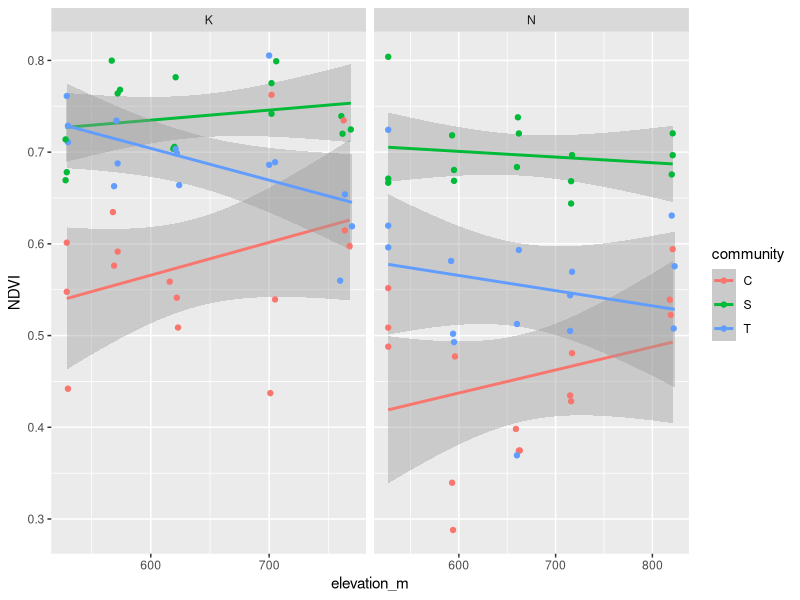
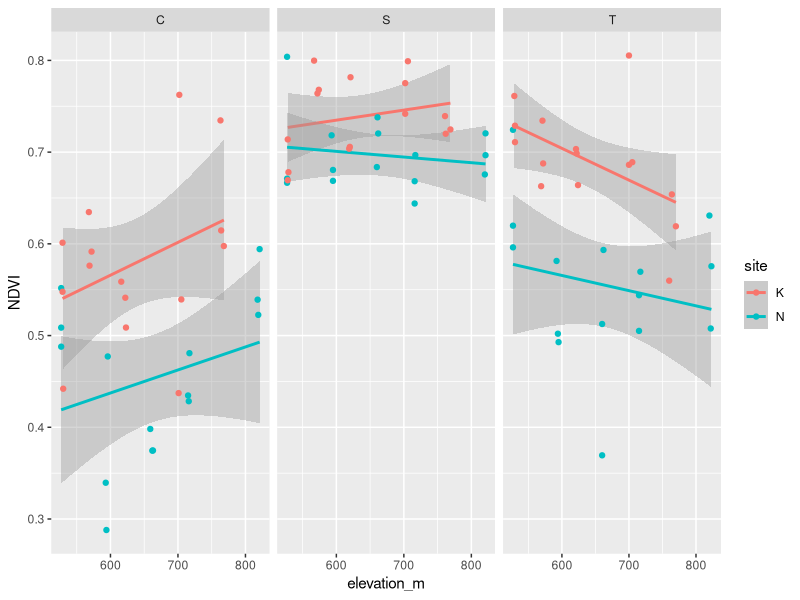
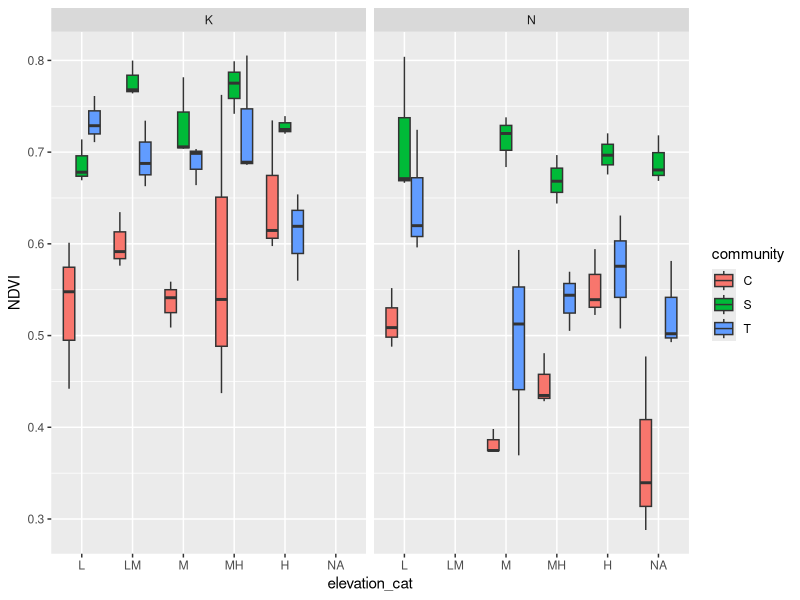
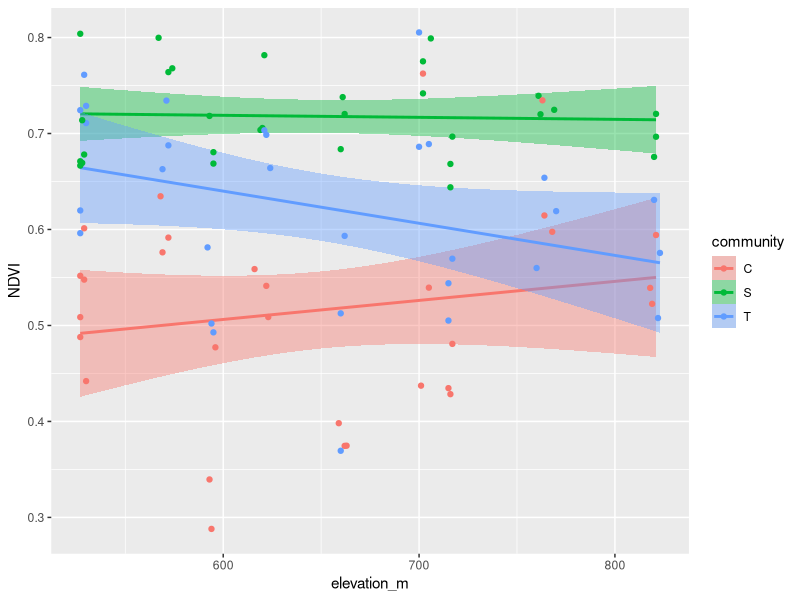
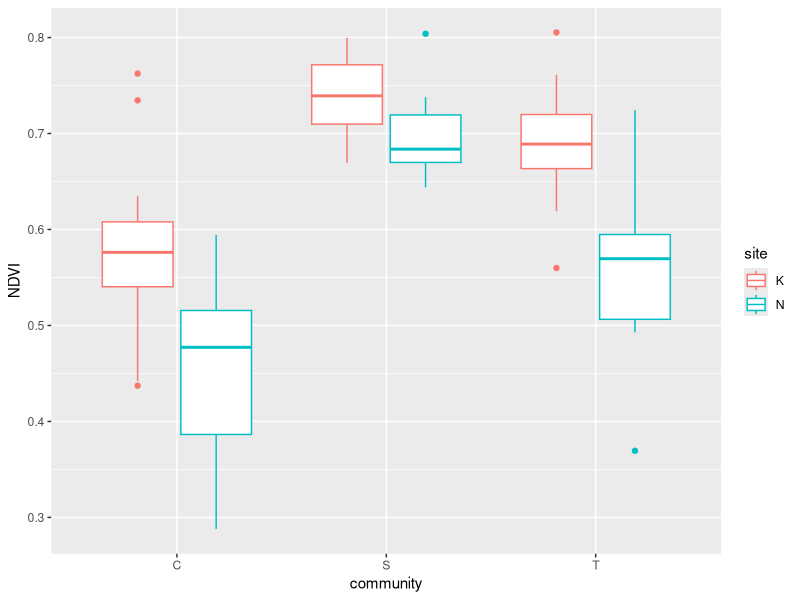
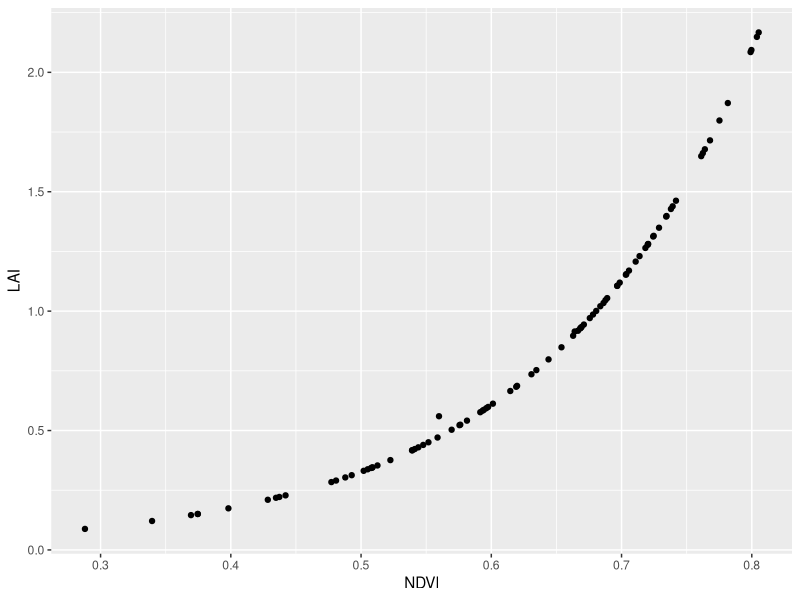
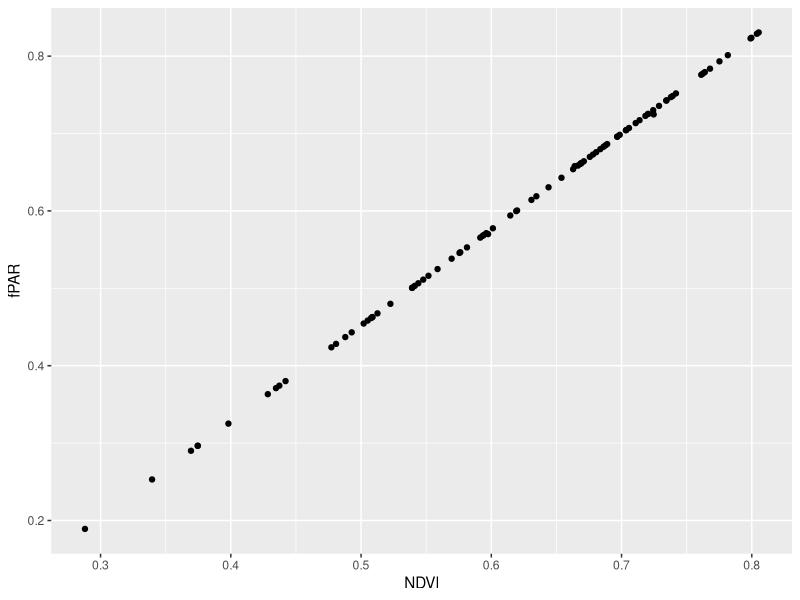
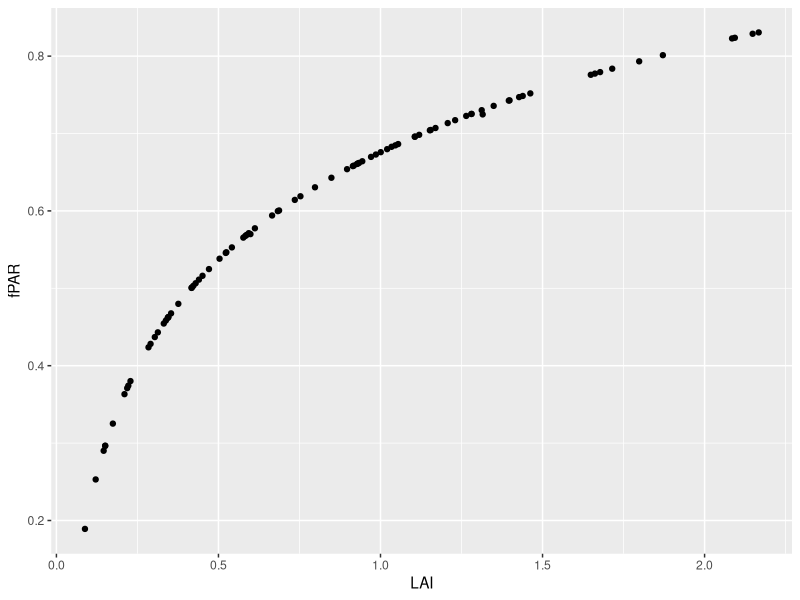

Write the R code that produced these figures, in order.
## Figures of the results for Group 6 Arctic Ecosystems Project
## Emma Gemal

### Library ----
library(tidyverse)
# library(DescTools)  # only needed for ColToGrey function


### Data ----
sp.full <- read.csv("Data/sp_data.csv", header = T, strip.white = T)
plot.full <- read.csv("Data/plot_data.csv", header = T)

### Species Richness Calculation ----
sp.full <- sp.full %>% 
              group_by(site, elevation_cat, community, plot_nr) %>% 
              mutate(sp_richness = length(unique(species_id))) %>% 
              ungroup()

str(sp.full)

rich <- sp.full %>% 
          dplyr::select(site, elevation_cat, community, plot_nr, sp_richness) %>% 
          distinct()

rich

rich %>% 
  group_by(elevation_cat, site, community) %>%
  summarise(no_rows = length(elevation_cat))   # checking we have all the plots 


### Moss:Lichen Ratio Calculation ----
## Looking at ratio of moss to lichen in cryptogram plots 
crypto <- sp.full %>% 
  filter(sp_group == "lichen" | sp_group == "moss and liverwort") %>% 
  filter(coverage > 0)

crypto <- crypto %>% 
  dplyr::select(site, elevation_cat, community, plot_nr, sp_group, coverage) %>% 
  pivot_wider(names_from = sp_group, values_from = coverage) 

crypto <- crypto %>%  
  mutate(lichen = replace_na(lichen, 0)) %>% 
  mutate(`moss and liverwort` = replace_na(`moss and liverwort`, 0)) %>% 
  mutate(moss_liverwort = `moss and liverwort`) %>% 
  dplyr::select(!`moss and liverwort`)

# calculating the ratio (normalized)
crypto <- crypto %>%  
  mutate(ratio = (moss_liverwort-lichen)/(moss_liverwort+lichen))  
# -1 = more lichen, +1 = more moss 

# adding back NDVI
crypto <- left_join(crypto, plot.full, by = c("site", "elevation_cat", "community", "plot_nr")) 
crypto <- crypto %>% 
            dplyr::select(site, elevation_cat, elevation_m, community, plot_nr, ratio, NDVI) %>% 
            filter(community == "C") %>%   # only interested in this community 
            mutate(precip = case_when(site == "K" ~ "wet",
                                      site == "N" ~ "dry")) %>% 
            mutate(precip = as.factor(precip)) %>% 
            mutate(precip = factor(precip, levels = c("wet", "dry")))

# coverage of moss and lichen for plotting 
Ccover <- sp.full %>% 
              filter(community == "C",
                     sp_group == "moss and liverwort" | sp_group == "lichen") %>% 
              na.omit() %>% 
              mutate(precip = case_when(site == "K" ~ "wet",
                                        site == "N" ~ "dry")) %>% 
              mutate(precip = as.factor(precip)) %>% 
              mutate(precip = factor(precip, levels = c("wet", "dry")))

### Plot Data ----
# combining with plot data
ndvi.rich <-full_join(plot.full, rich)
head(ndvi.rich)

# fixing the order of elevations to be accurate to the height (= for plotting)
ndvi.rich <- ndvi.rich %>% 
                mutate(elevation_cat = as.factor(elevation_cat)) %>% 
                mutate(elevation_cat = factor(elevation_cat, 
                                              levels = c("L", "LM", "M", "MH", "H"))) %>% 
                mutate(precip = case_when(site == "K" ~ "wet",
                                          site == "N" ~ "dry")) %>% 
                mutate(precip = as.factor(precip)) %>% 
                mutate(precip = factor(precip, levels = c("wet", "dry")))


### Initial Plots ----
# NDVI ~ elevation + community + precipitation   <-- will probably use this for the results
ggplot(ndvi.rich, aes(x = elevation_m, y = NDVI)) +
  stat_smooth(method = "lm", aes(color = community)) +
  geom_point(aes(color = community)) +
  facet_wrap(~site, scales = "free_x")

# NDVI ~ elevation + community + precipitation   
ggplot(ndvi.rich, aes(x = elevation_m, y = NDVI)) +
  stat_smooth(method = "lm", aes(color = site)) +
  geom_point(aes(color = site)) +
  facet_wrap(~community, scales = "free_x")

# NDVI ~ community + elevation (cat) + site
ggplot(ndvi.rich, aes(x = elevation_cat, y = NDVI)) +
  geom_boxplot(aes(fill = community)) +
  facet_wrap(~site)

# NDVI ~ elevation + community (cont)
ggplot(ndvi.rich, aes(x = elevation_m, y = NDVI)) +
  stat_smooth(method = "lm", aes(color = community, fill = community)) +
  geom_point(aes(color = community))

# NDVI ~ precipitation + community  
ggplot(ndvi.rich, aes(x = community, y = NDVI)) +
  geom_boxplot(aes(color = site ))

## To see if they correlate well 
# NDVI ~ LAI
ggplot(ndvi.rich, aes(x = NDVI, y = LAI)) +   # they do, sexy 
  geom_point()
# NDVI ~ fPAR
ggplot(ndvi.rich, aes(x = NDVI, y = fPAR)) +
  geom_point()
# LAI ~ fPAR
ggplot(ndvi.rich, aes(x = LAI, y = fPAR)) +
  geom_point()

# NDVI ~ richness + site 
ggplot(ndvi.rich, aes(x = sp_richness, y = NDVI)) +
  stat_smooth(method = "lm") + 
  geom_point(aes(color = community)) + 
  facet_wrap(~site, scales = "free_x")

# NDVI ~ richness + site + community   <-- useful for results
ggplot(ndvi.rich, aes(x = sp_richness, y = NDVI)) +
  stat_smooth(method = "lm", aes(color = community)) + 
  geom_point(aes(color = community)) + 
  facet_wrap(~site, scales = "free")

# NDVI ~ richness + site + community  
ggplot(ndvi.rich, aes(x = sp_richness, y = NDVI)) +
  geom_boxplot(aes(color = community, fill = community), alpha = 0.5) +
  facet_wrap(~site, scales = "free_x")

# richness ~ site + community
ggplot(ndvi.rich, aes(x = site, y = sp_richness)) +
  geom_boxplot(aes(color = community, fill = community), alpha = 0.5)

# NDVI ~ height + community + site  <-- better representation, shows effect of height on NDVI
ggplot(ndvi.rich, aes(x = avg_height, y = NDVI)) +
  stat_smooth(method = "lm", aes(color = site)) + 
  geom_point(aes(color = site)) +
  facet_wrap(~community, scales = "free_x")

# NDVI ~ height + community + site 
ggplot(ndvi.rich, aes(x = avg_height, y = NDVI)) +
  stat_smooth(method = "lm", aes(color = community)) + 
  geom_point(aes(color = community)) + 
  facet_wrap(~site, scales = "free_x")

# NDVI ~ height
ggplot(ndvi.rich, aes(x = avg_height, y = NDVI)) +
  stat_smooth(method = "lm", aes(color = community)) +
  geom_point(aes(color = community))

# height ~ elevation + site + community (cat)
ggplot(ndvi.rich, aes(x = elevation_cat, y = avg_height)) +
  geom_boxplot(aes(color = community, fill = community), alpha = 0.5) +
  facet_wrap(~site)

# height ~ elevation + site + community (cont)
ggplot(ndvi.rich, aes(x = elevation_m, y = avg_height)) +
  stat_smooth(method = "lm", aes(color = community, fill = community)) +
  geom_point(aes(color = community)) +
  facet_wrap(~site)

# height ~ site + community
ggplot(ndvi.rich, aes(x = site, y = avg_height)) +
  geom_boxplot(aes(color = community, fill = community), alpha = 0.5)

# moss:lichen ratio ~ NDVI
ggplot(crypto, aes(x = ratio, y = NDVI)) +
  stat_smooth(method = "lm") +
  geom_point() +
  facet_wrap(~site)  # higher NDVI in K, more plots with moss dominance in K than in N 

# coverage of moss and lichen
ggplot(Ccover, aes(x = sp_group, y = coverage)) +
  geom_boxplot() +
  facet_wrap(~site)


### Final Plots ----
# making a theme
theme_ndvi <- theme_bw() +
                theme(panel.grid = element_blank(),
                      axis.title.x = 
                        element_text(margin = margin(t = 10, r = 0, b = 0, l = 0)),
                      axis.title.y = 
                        element_text(margin = margin(t = 0, r = 10, b = 0, l = 0))) +
                theme(plot.margin = unit(c(0.5, 0.5, 0.5, 0.5), "cm"))

large_points <- function(data, params, size) {   # makes point shapes in legend bigger 
  # Multiply by some number
  data$size <- data$size * 2
  draw_key_point(data = data, params = params, size = size)
}

# NDVI ~ elevation + community + precipitation - MAIN RESULT 
(plot_main <- ggplot(ndvi.rich, aes(x = elevation_m, y = NDVI)) +
                stat_smooth(method = "lm", aes(color = community, fill = community)) +
                geom_point(aes(color = community, fill = community, shape = community), 
                           size = 1.5, alpha = 0.6, key_glyph = large_points) +
                facet_wrap(~precip, scales = "free_x") +
                xlab("Elevation (m a.s.l.)") +
                ylab("NDVI") +
                theme_ndvi +
                theme(legend.key.size = unit(0.5, 'cm'),
                      legend.title = element_text(size = 10), 
                      legend.text = element_text(size = 8)) + 
                scale_shape_manual(values = c(21, 22, 24),
                                   name = "Community",
                                   labels = c("Cryptogams", "Short Shrubs", "Tall Shrubs")) +
                scale_color_manual(values = c("#F4A460", "#957581", "#255090"),
                                   name = "Community",
                                   labels = c("Cryptogams", "Short Shrubs", "Tall Shrubs")) +
                scale_fill_manual(values = c("#F4A460", "#957581", "#255090"),
                                   name = "Community",
                                   labels = c("Cryptogams", "Short Shrubs", "Tall Shrubs")))

ggsave("Figures/NDVI_mainresults.png", plot = plot_main, width = 6, height = 4, units = "in")

# NDVI ~ richness + site + community 
(plot_rich <- ggplot(ndvi.rich, aes(x = sp_richness, y = NDVI)) +
                stat_smooth(method = "lm", aes(color = community, fill = community)) + 
                geom_point(aes(color = community, shape = site)) + 
                facet_wrap(~precip, scales = "free_x") +
                xlab("Elevation (m a.s.l.)") +
                ylab("Species Richness") +
                theme_ndvi +
                scale_shape_discrete(labels = c("Katterjokk (wet)", "Nissonjokk (dry)"),
                                     name = "Site") +
                scale_color_manual(values = c("#F4A460", "#957581", "#255090"),
                                   name = "Community",
                                   labels = c("Cryptogams", "Short Shrubs", "Tall Shrubs"))+
                scale_fill_manual(values = c("#F4A460", "#957581", "#255090"),
                                  name = "Community",
                                  labels = c("Cryptogams", "Short Shrubs", "Tall Shrubs")))

# NDVI ~ height + community + site 
(plot_height <- ggplot(ndvi.rich, aes(x = avg_height, y = NDVI)) +
                  stat_smooth(method = "lm", aes(color = site)) + 
                  geom_point(aes(color = site)) +
                  facet_wrap(~community, scales = "free_x") +
                  xlab("Average height (cm)") +
                  ylab("NDVI") +
                  theme_ndvi +
                  scale_color_manual(values = c("#9BCD9B", "#F4A460"),
                                     labels = c("Katterjokk (wet)", "Nissonjokk (dry)"),
                                     name = "Site") +
                  scale_fill_manual(values = c("#9BCD9B", "#F4A460"),
                                    labels = c("Katterjokk (wet)", "Nissonjokk (dry)"),
                                    name = "Site"))


# height ~ elevation + community + site 
(plot_height2 <- ggplot(ndvi.rich, aes(x = elevation_m, y = avg_height)) +
                    stat_smooth(method = "lm", aes(color = community, fill = community)) + 
                    geom_point(aes(color = community, fill = community, shape = community), 
                               size = 1.5, alpha = 0.6, key_glyph = large_points) +
                    facet_wrap(~precip, scales = "free_x") +
                    xlab("Elevation (m a.s.l.)") +
                    ylab("Average height (cm)") +
                    theme_ndvi +
                    scale_shape_manual(values = c(21, 22, 24),
                                       name = "Community",
                                       labels = c("Cryptogams", "Short Shrubs", "Tall Shrubs")) +
                    scale_color_manual(values = c("#F4A460", "#957581", "#255090"),
                                       name = "Community",
                                       labels = c("Cryptogams", "Short Shrubs", "Tall Shrubs"))+
                    scale_fill_manual(values = c("#F4A460", "#957581", "#255090"),
                                      name = "Community",
                                      labels = c("Cryptogams", "Short Shrubs", "Tall Shrubs")))

ggsave("Figures/height.png", plot = plot_height2, width = 6, height = 4, units = "in")


# NDVI ~ moss:lichen 
(plot_ratio <- ggplot(crypto, aes(x = ratio, y = NDVI)) +
                  stat_smooth(method = "lm", aes(color = precip, fill = site)) +
                  geom_vline(xintercept = 0, color = "grey", linetype = 2, size = 0.2) +
                  geom_point(aes(color = precip), size = 2, alpha = 0.5) +
                  facet_wrap(~precip) +
                  xlab("Moss:lichen ratio") +
                  ylab("NDVI") +
                  theme_ndvi +
                  theme(legend.position = "none") +
                  scale_color_manual(values = c("#78A678", "#F4A460")) +
                  scale_fill_manual(values = c("#78A678", "#F4A460")))

ggsave("Figures/moss-lichen_ratio.png", plot = plot_ratio, width = 5, height = 4, units = "in")

